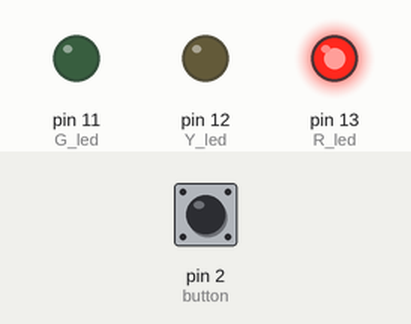
This sketch was run on a simulated Arduino Uno, built with avr-gcc and run on an emulated ATmega328P. Shown: output pins drawn as LEDs (lit = HIGH). The inputs (shaded band) are chosen by the test bench; at power-on: pin 2 (button) HIGH.

Above: at 0.2 s.
At 2.2 s:
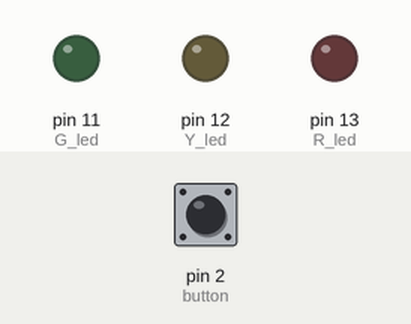
At 3.7 s:
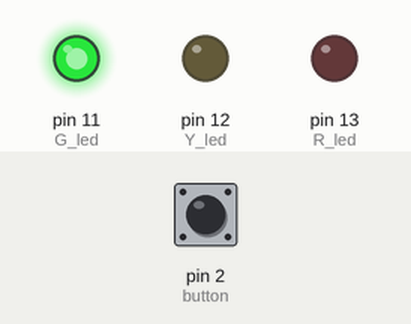
At 4.7 s:
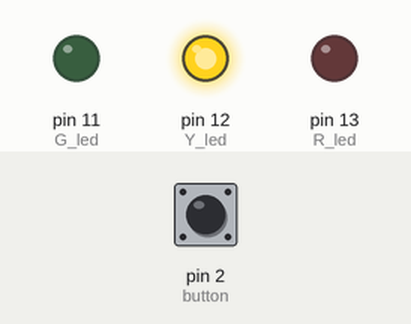
Timing chart, 0 to 5.2 s (numbered marks = the images above):
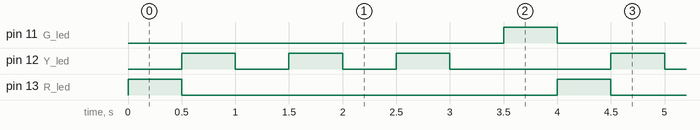

The sketch:

cet_micro_traffic_light.ino
```cpp
const byte R_led =13;
const byte Y_led =12;
const byte G_led =11;
const byte button =2;
int red_delay=500;

void setup() {
  // initialize digital pin LED_BUILTIN as an output.
  pinMode(R_led, OUTPUT);
  pinMode(Y_led, OUTPUT);
  pinMode(G_led, OUTPUT);
  pinMode(button, INPUT_PULLUP);
  //attachInterrupt(digitalPinToInterrupt(2), Pedestrian, RISING);
}
/*void Pedestrian(){
  red_delay=2000;

}*/
// the loop function runs over and over again forever
void loop() {
  byte b_press=digitalRead(button);
  if(!b_press){red_delay=2000;}

  digitalWrite(R_led, HIGH);
  digitalWrite(Y_led, LOW);
  digitalWrite(G_led, LOW);
  delay(red_delay);
  if(red_delay==2000){red_delay=500;}

  digitalWrite(R_led, LOW);
  digitalWrite(G_led, LOW);
  for(byte i=0;i<3;i++)
  {

  digitalWrite(Y_led, HIGH);
  delay(500);
  digitalWrite(Y_led, LOW);
  delay(500);
  }


  digitalWrite(R_led, LOW);
  digitalWrite(Y_led,LOW );
  digitalWrite(G_led, HIGH);
  delay(500);
}
```

Measured:
- by itself, pin 11 (G_led), pin 13 (R_led): alternates HIGH for 0.50 s and LOW for 3.5 s
- by itself, pin 12 (Y_led): repeats every 4.0 s: 2 × (LOW 0.50 s, HIGH 0.50 s), LOW 1.5 s, HIGH 0.50 s
- by itself, everything shown: repeats every 4.0 s, in 8 steps
